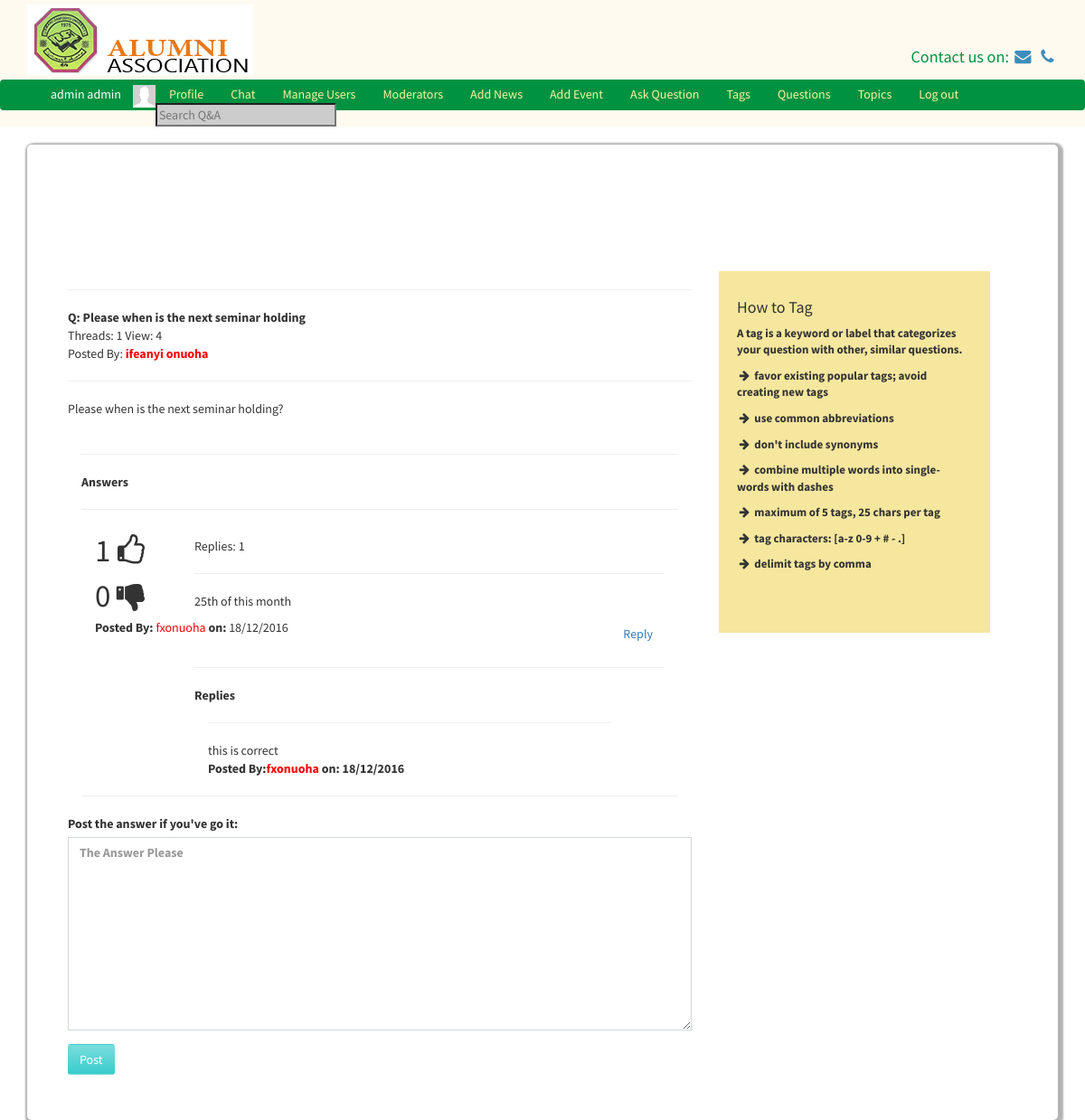
/viewquestions.php?id=1 (signed in), run on the app's committed database.
### tables this page shows
CREATE TABLE `users` (
  `id` int(11) NOT NULL,
  `first_name` varchar(255) NOT NULL,
  `last_name` varchar(255) NOT NULL,
  `username` varchar(255) NOT NULL,
  `password` varchar(255) NOT NULL,
  `salt` varchar(64) NOT NULL,
  `email` varchar(255) NOT NULL,
  `user_type` int(11) NOT NULL,
  `profile_picture` varchar(1024) NOT NULL,
  `online` int(11) NOT NULL DEFAULT '0',
  `year_of_graduation` varchar(255) DEFAULT NULL,
  `phone_number` varchar(255) DEFAULT NULL,
  `place_of_work` text,
  `department` text,
  `address` text
);

CREATE TABLE `questions` (
  `id` int(11) NOT NULL,
  `question` text NOT NULL,
  `description` text NOT NULL,
  `author_id` int(11) NOT NULL,
  `create_time` int(11) NOT NULL,
  `status` int(11) NOT NULL,
  `category_id` int(11) NOT NULL
);

CREATE TABLE `views` (
  `id` int(11) NOT NULL,
  `question_id` int(11) NOT NULL,
  `count` int(11) NOT NULL
);

CREATE TABLE `post` (
  `id` int(11) NOT NULL,
  `question_id` int(11) NOT NULL,
  `creator_id` int(11) NOT NULL,
  `post` text NOT NULL,
  `create_time` varchar(1024) NOT NULL,
  `votes_up` int(11) NOT NULL,
  `votes_down` int(11) NOT NULL
);

CREATE TABLE `replies` (
  `id` int(11) NOT NULL,
  `post_id` int(11) NOT NULL,
  `reply` text NOT NULL,
  `create_time` varchar(1014) NOT NULL,
  `creator_id` int(11) NOT NULL
);

### viewquestions.php (the view, shortened to what the rows shown need)
<?php
$views = new Views();
$views->activeRecord()->relate(['question_id'  =>  Input::get('id')]);
$count = $views->activeRecord()->data()->count;
$questions = new Questions();
$questions->activeRecord()->relate(['id'    =>  Input::get('id')]);
            $all_post = $questions->getPost();
?>
<body>
<?php
Template::start();
?>
<div class="row">
    <div class="container">
        <div class="question">
            <div class="col-md-12">
                    <div class="question">
                        <div class="col-md-12">
                            <div class="col-md-8">
                            <hr>
                            <div class="view-question">
                                <?php
                                $creator = new User($questions->activeRecord()->data()->author_id);
                                echo '<strong>Q: '.$questions->activeRecord()->data()->question.'</strong>';
                                ?>
                                <div>
                                    Threads:   <?= $questions->getPostCount($questions->activeRecord()->getId())?>
                                    View:   <?= $count?>
                                    <br> Posted By:    <strong style="color: red;"><span onmouseleave="name_out()" onmouseover="names_hover(this.id)" id="<?= $creator->activeRecord()->data()->id ?>"><?php
                                            echo $creator->activeRecord()->data()->first_name.' '.$creator->activeRecord()->data()->last_name
                                            ?></span></strong>
                                </div>
                                </div>
                                <hr>
                                <div class="description">
                                    <?= $questions->activeRecord()->data()->description?>
                                </div>
                                <div class="feedback">
                                <div class="col-md-12">
                                </div>
                                    <?php
                                    foreach($all_post as $post) {
                                    $u = new User();
                                    $u->activeRecord()->relate(['id' => $post->creator_id]);
                                    $reply = new Reply();
                                    $all_replies = $reply->getReplies($post->id);
                                    ?>
                                    <div class="col-md-12">
                                        <div class="col-md-2">
                                            <div class="arrow-up" id="<?= $post->id ?>" onclick="vote_up(this.id)">
                                               <span id="votes_up_<?= $post->id ?>"><?= $post->votes_up?></span><i class="fa fa-thumbs-o-up fa-fw"></i>
                                            </div>
                                            <div class="arrow-down" id="<?= $post->id ?>" onclick="vote_down(this.id)">
                                                <span id="votes_down_<?= $post->id ?>"><?= $post->votes_down?></span><i class="fa fa-thumbs-down fa-fw"></i>
                                            </div>
                                        </div>
                                        <div class=" col-md-10">
                                            <div class="answer">
                                                <div>
                                                    Replies:   <?= $reply->getRepliesCount($post->id)?>
                                                </div>
                                                <hr>
                                                <?= $post->post ?>
                                            </div>
                                        </div>
                                        <div class="col-md-12">
                                            <span
                                                class="pull-left"><strong>Posted By:</strong> <span style="color: red;" onmouseleave="name_out()" onmouseover="names_hover(this.id)" id="<?= $u->activeRecord()->data()->id ?>"><?= $u->activeRecord()->data()->username ?></span>
                                                <strong>on:  </strong><?= Date('d/m/Y', $post->create_time) ?></span>
                                            <button onclick="set_id(<?= $post->id ?>)" data-toggle="modal"
                                                    data-target="#exampleModal" class="btn btn-link pull-right">Reply
                                            </button>
                                        </div>
                                        <div class="col-md-10 col-md-offset-2">
                                            <div class="reply">
                                                <hr>
                                                <strong>Replies</strong>
                                                <?php
                                                foreach ($all_replies as $r){
                                                    $ru = new User();
                                                    $ru->activeRecord()->relate(['id'   =>  $r->creator_id]);
                                                ?>
                                                <div class=" col-md-11">
                                                    <hr>
                                                    <div class="answer">
                                                        <?= $r->reply ?>
                                                    </div>
                                                </div>
                                                <div class="col-md-12">
                                                    <span
                                                        class="pull-left"><strong>Posted By:<span style="color: red;" onmouseleave="name_out()" onmouseover="names_hover(this.id)" id="<?= $ru->activeRecord()->data()->id ?>"><?= $ru->activeRecord()->data()->username ?></span>
                                                        <strong>on:  </strong><?= Date('d/m/Y', $r->create_time) ?></span>
                                                </div>
                                                <?php
                                                }
                                                    ?>
                                                </div>
                                            </div>
                                            <div class="clearfix"></div>
                                            <hr>
                                        </div>
                                        <?php
                                    }
                                ?>
                                </div>
                                <div class="answer-the-question">
                                    <form action="" method="post">
                                    </form>
                                </div>
                            </div>
                        </div>
                    </div>
            </div>
        </div>
    </div>
</div>
</body>

### classes/Template.php (shortened to what the rows shown need)
<?php
class Template
{
    public static function start(){
        $user = new User();
        echo '
        <div style="margin-bottom: 100px">
  <header style="position: fixed; top: 0; width: 100%; z-index: 200; background-color: floralwhite">
  <div class="container">
<div class="row">
    <div style="margin: 5px"></div>
    <div class="col-md-6"><img src="img/logo.png"></div>
    <div class="col-md-6">
        <div style="color: #009241; padding-top:45px; font-size: 1.3em" class="pull-right">Contact us on:
            <a href="mailto:ifo@cjinnovators.com"><i class="fa fa-fw fa-envelope"></i></a>
            <a href="tel:07037350494"><i class="fa fa-fw fa-phone"></i> </a>
        </div>
    </div>
</div>
</div>
<div style="margin: 5px"></div>
<nav class="navbar top-link" style="background-color:#009241; padding-bottom: 0; margin-bottom: 0 ">
    <div class="container-fluid" style="padding-bottom: 0; margin-bottom: 0" >
      ';
        if ($user->isLoggedIn()) {
            echo '
                <div class="chat-box">
                    <div onClick="$(\'.chat-box\').hide()" class="pull-right" style="cursor: pointer;">&times</div>
                    <div class="chatBoxBody">
                    </div>
                </div>
              <ul class="navbar-nav navbar-left top-link-links">
              <li style="color: #ffffff; margin-right: 13px;"> '.$user->activeRecord()->data()->first_name.' '.$user->activeRecord()->data()->last_name.' </li>
              <li><img src="'.$user->activeRecord()->data()->profile_picture.'" height="25px"></li>
          <li><a href="profile.php" class="navbar-link">Profile</a></li>
          <li><a id="chat-btn" style="cursor: pointer;" class="navbar-link">Chat</a></li>';
          if($user->isAdmin()){
         echo'
          <li><a href="manageUsers.php">Manage Users</a></li>
        <li><a href="moderator.php">Moderators</a></li>
        <li><a href="addnews.php">Add News</a></li>
        <li><a href="addevents.php">Add Event</a></li>
            ';
        }if ($user->isModerator()){
                echo '<li ><a href="categories.php">Manage Categories</a></li>';
            }
         echo '
            <li><a href="ask.php">Ask Question</a></li>
            <li><a href="tags.php">Tags</a></li>
            <li><a href="questions.php">Questions</a></li>
            <li><a href="topics.php">Topics</a></li>
          <li><a href="logout.php" class="navbar-link">Log out</a></li>
          <li><input type="text" id="search" class="nav-input" placeholder="Search Q&A"></li>
        </ul>
            ';
        }
        echo '
      </div>
    </nav>
  </header>
</div>
<div class="container">
        <div class="main-content">
<div class="row">
  <div class="container">
    <div class="">
    </div>
  </div>
</div>
        ';
    }
}

### data on the page
users: first_name "admin", last_name "admin", profile_picture (picture)
questions: question "Please when is the next seminar holding", description "Please when is the next seminar holding?"
views: count "4"
users: first_name "ifeanyi", last_name "onuoha"
post: votes_up "1", votes_down "0", id "1", post "25th of this month", creator.username "fxonuoha", create_time "18/12/2016"
replies: reply "this is correct", creator.username "fxonuoha", create_time "18/12/2016"

### other printed values
$questions->getPostCount($questions->activeRecord()->getId()) "1"
